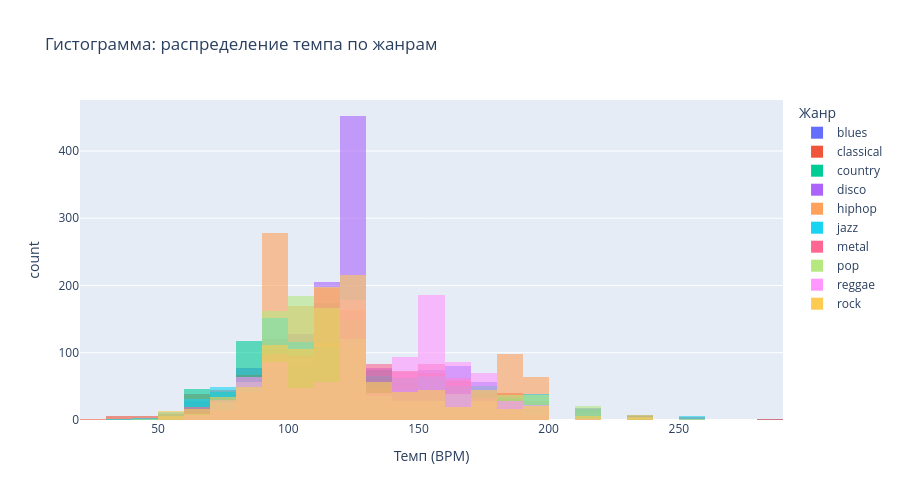

The notebook cell saved with this chart:
### Markdown cell above
### 6.4. Интерактивная гистограмма

### Code cell
fig = px.histogram(
    df, x='tempo', color='label',
    nbins=40, barmode='overlay',
    opacity=0.6,
    title='Гистограмма: распределение темпа по жанрам',
    labels={'tempo': 'Темп (BPM)', 'label': 'Жанр'}
)
fig.update_layout(width=900, height=500)
fig.show()

### Figure 1 — Plotly figure (JSON) as saved in the notebook; plotly's stock layout.template omitted (floating-point values rounded to 4 significant figures; data arrays with more than 128 entries replaced by an {"elided": "..."} marker saying what was removed)
{"data": [{"alignmentgroup": "True", "bingroup": "x", "hovertemplate": "Жанр=blues<br>Темп (BPM)=%{x}<br>count=%{y}<extra></extra>", "legendgroup": "blues", "marker": {"color": "#636efa", "opacity": 0.6, "pattern": {"shape": ""}}, "name": "blues", "nbinsx": 40, "offsetgroup": "blues", "orientation": "v", "showlegend": true, "type": "histogram", "x": {"elided": "1000 float values"}, "xaxis": "x", "yaxis": "y"}, {"alignmentgroup": "True", "bingroup": "x", "hovertemplate": "Жанр=classical<br>Темп (BPM)=%{x}<br>count=%{y}<extra></extra>", "legendgroup": "classical", "marker": {"color": "#EF553B", "opacity": 0.6, "pattern": {"shape": ""}}, "name": "classical", "nbinsx": 40, "offsetgroup": "classical", "orientation": "v", "showlegend": true, "type": "histogram", "x": {"elided": "998 float values"}, "xaxis": "x", "yaxis": "y"}, {"alignmentgroup": "True", "bingroup": "x", "hovertemplate": "Жанр=country<br>Темп (BPM)=%{x}<br>count=%{y}<extra></extra>", "legendgroup": "country", "marker": {"color": "#00cc96", "opacity": 0.6, "pattern": {"shape": ""}}, "name": "country", "nbinsx": 40, "offsetgroup": "country", "orientation": "v", "showlegend": true, "type": "histogram", "x": {"elided": "997 float values"}, "xaxis": "x", "yaxis": "y"}, {"alignmentgroup": "True", "bingroup": "x", "hovertemplate": "Жанр=disco<br>Темп (BPM)=%{x}<br>count=%{y}<extra></extra>", "legendgroup": "disco", "marker": {"color": "#ab63fa", "opacity": 0.6, "pattern": {"shape": ""}}, "name": "disco", "nbinsx": 40, "offsetgroup": "disco", "orientation": "v", "showlegend": true, "type": "histogram", "x": {"elided": "999 float values"}, "xaxis": "x", "yaxis": "y"}, {"alignmentgroup": "True", "bingroup": "x", "hovertemplate": "Жанр=hiphop<br>Темп (BPM)=%{x}<br>count=%{y}<extra></extra>", "legendgroup": "hiphop", "marker": {"color": "#FFA15A", "opacity": 0.6, "pattern": {"shape": ""}}, "name": "hiphop", "nbinsx": 40, "offsetgroup": "hiphop", "orientation": "v", "showlegend": true, "type": "histogram", "x": {"elided": "998 float values"}, "xaxis": "x", "yaxis": "y"}, {"alignmentgroup": "True", "bingroup": "x", "hovertemplate": "Жанр=jazz<br>Темп (BPM)=%{x}<br>count=%{y}<extra></extra>", "legendgroup": "jazz", "marker": {"color": "#19d3f3", "opacity": 0.6, "pattern": {"shape": ""}}, "name": "jazz", "nbinsx": 40, "offsetgroup": "jazz", "orientation": "v", "showlegend": true, "type": "histogram", "x": {"elided": "1000 float values"}, "xaxis": "x", "yaxis": "y"}, {"alignmentgroup": "True", "bingroup": "x", "hovertemplate": "Жанр=metal<br>Темп (BPM)=%{x}<br>count=%{y}<extra></extra>", "legendgroup": "metal", "marker": {"color": "#FF6692", "opacity": 0.6, "pattern": {"shape": ""}}, "name": "metal", "nbinsx": 40, "offsetgroup": "metal", "orientation": "v", "showlegend": true, "type": "histogram", "x": {"elided": "1000 float values"}, "xaxis": "x", "yaxis": "y"}, {"alignmentgroup": "True", "bingroup": "x", "hovertemplate": "Жанр=pop<br>Темп (BPM)=%{x}<br>count=%{y}<extra></extra>", "legendgroup": "pop", "marker": {"color": "#B6E880", "opacity": 0.6, "pattern": {"shape": ""}}, "name": "pop", "nbinsx": 40, "offsetgroup": "pop", "orientation": "v", "showlegend": true, "type": "histogram", "x": {"elided": "1000 float values"}, "xaxis": "x", "yaxis": "y"}, {"alignmentgroup": "True", "bingroup": "x", "hovertemplate": "Жанр=reggae<br>Темп (BPM)=%{x}<br>count=%{y}<extra></extra>", "legendgroup": "reggae", "marker": {"color": "#FF97FF", "opacity": 0.6, "pattern": {"shape": ""}}, "name": "reggae", "nbinsx": 40, "offsetgroup": "reggae", "orientation": "v", "showlegend": true, "type": "histogram", "x": {"elided": "1000 float values"}, "xaxis": "x", "yaxis": "y"}, {"alignmentgroup": "True", "bingroup": "x", "hovertemplate": "Жанр=rock<br>Темп (BPM)=%{x}<br>count=%{y}<extra></extra>", "legendgroup": "rock", "marker": {"color": "#FECB52", "opacity": 0.6, "pattern": {"shape": ""}}, "name": "rock", "nbinsx": 40, "offsetgroup": "rock", "orientation": "v", "showlegend": true, "type": "histogram", "x": {"elided": "998 float values"}, "xaxis": "x", "yaxis": "y"}], "layout": {"barmode": "overlay", "height": 500, "legend": {"title": {"text": "Жанр"}, "tracegroupgap": 0}, "title": {"text": "Гистограмма: распределение темпа по жанрам"}, "width": 900, "xaxis": {"anchor": "y", "domain": [0, 1], "title": {"text": "Темп (BPM)"}}, "yaxis": {"anchor": "x", "domain": [0, 1], "title": {"text": "count"}}}}
